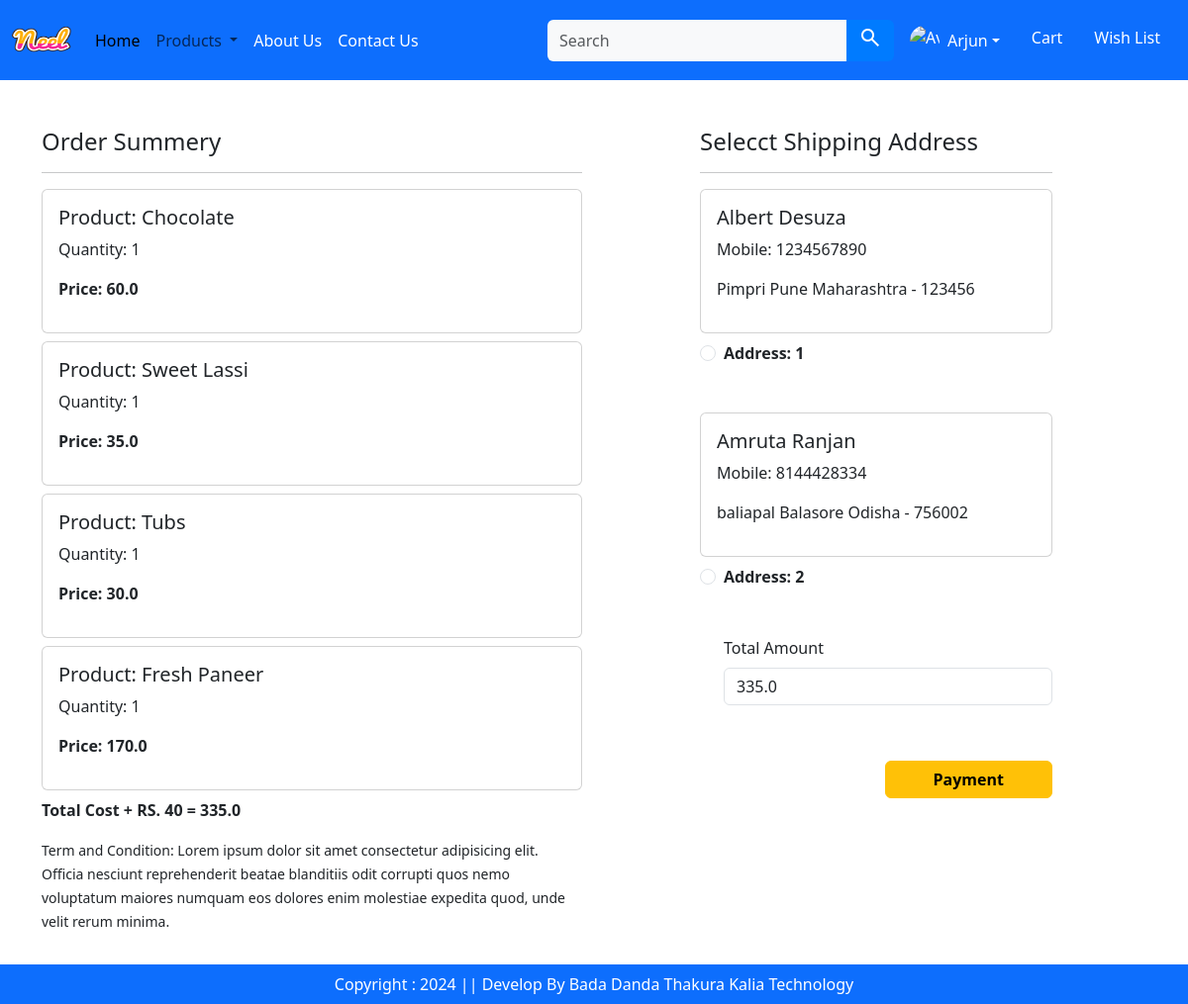
Screenshot of /checkout/ (signed in) with the database file from the repository.
### commapp/models.py (models this page shows, shortened)
class Cart(models.Model):
    user = models.ForeignKey(User, on_delete=models.CASCADE)
    product = models.ForeignKey(Product, on_delete=models.CASCADE)  # Lowercase field name
    quantity = models.PositiveIntegerField(default=1)

class Product(models.Model):
    title = models.CharField(max_length=100)
    selling_price = models.FloatField()
    discounted_price = models.FloatField()
    description = models.TextField()
    composition = models.TextField(default='')
    prodapp = models.TextField(default='')
    category = models.CharField(choices=CATEGORY_CHOICE, max_length=2)  # Correct field type
    product_image = models.ImageField(upload_to='product')

class Customer(models.Model):
    user = models.ForeignKey(User,on_delete=models.CASCADE)
    name = models.CharField(max_length=200)
    locality = models.CharField(max_length=200)
    city = models.CharField(max_length=50)
    mobile = models.IntegerField(default=0)
    zipcode = models.IntegerField()
    state = models.CharField(choices=STATE_CHOICES,max_length=100)
    def __str__(self):
        return self.name

### commapp/views.py (the view)
# urls.py: path('checkout/', views.Checkout.as_view(), name='checkout'),
class Checkout(View):
    def get(self, request):
        user = request.user
        add = Customer.objects.filter(user=user)
        cart_items = Cart.objects.filter(user=user)
        famount = sum(p.quantity * p.product.discounted_price for p in cart_items)
        totalamount = famount + 40  # Add shipping charges
        razoramount = int(totalamount * 100)  # Convert to paise for Razorpay
        client = razorpay.Client(auth=(settings.RAZOR_KEY_ID, settings.RAZOR_KEY_SECRET))
        try:
            data = {"amount": razoramount, "currency": "INR", "receipt": "order_rcptid_12"}
            payment_response = client.order.create(data=data)
            order_id = payment_response.get("id")
            context = {
                "add": add,
                "cart_items": cart_items,
                "totalamount": totalamount,
                "razoramount": razoramount,
                "order_id": order_id,
            }
            print(context,"context")
            return render(request, "checkout.html", context)
        except BadRequestError as e:
            return render(request, "error.html", {"message": f"Razorpay Error: {str(e)}"})
        except Exception as e:
            return render(request, "error.html", {"message": f"An unexpected error occurred: {str(e)}"})

### commapp/templates/checkout.html (shortened to what this page needs)
{% extends "base.html" %}
{% load static %}
{% block main-content %}
<div class="container">
    <div class="row mt-5">
        <div class="col-sm-6">
            <h4>Order Summery</h4>
            <hr>
            {% for item in cart_items %}
                <div class="card mb-2">
                    <div class="card-body">
                        <h5>Product: {{item.product.title}}</h5>
                        <p>Quantity: {{item.quantity}}</p>
                        <p class="fw-bold">Price: {{item.product.discounted_price}}</p>
                    </div>
                </div>
            {% endfor %}
            <p class="fw-bold">Total Cost + RS. 40 = {{totalamount}}</p>
            <small>Term and Condition: Lorem ipsum dolor sit amet consectetur adipisicing elit. Officia nesciunt reprehenderit beatae blanditiis odit corrupti quos nemo voluptatum maiores numquam eos dolores enim molestiae expedita quod, unde velit rerum minima.</small>
        </div>
        <div class="col-sm-4 offset-sm-1">
            <h4>Selecct Shipping Address</h4>
            <hr>
            <form action="" method="post" id="myform">
                {% for ad in add %}
                    <div class="card">
                        <div class="card-body">
                            <h5>{{ad.name}}</h5>
                            <p>Mobile: {{ad.mobile}}</p>
                            <p>{{ad.locality}} {{ad.city}} {{ad.state}} - {{ad.zipcode}}</p>
                        </div>
                    </div>
                    <div class="form-check mt-2 mb-5">
                    <input type="radio" class="form-check-input" name="custid" id="custadd{{forloop.counter}}" value="{{ad.id}}">
                    <label for="custadd{{forloop.counter}}" class="form-check-label fw-bold">Address: {{forloop.counter}}</label>
                    </div>
                {% endfor %}
                <div class="form-check mb-3">
                    <label for="totalamount" class="form-label">Total Amount</label>
                    <input type="number" class="form-control" name="totalamount" value="{{totalamount}}" readonly>
                </div>
                <div class="text-end">
                    <br>
                    <button id="rzp-button1" type="submit" class="btn btn-warning mt-3 px-5 fw-bold">Payment</button>
                </div>
            </form>
        </div>
    </div>
</div>
<br><br>
{% endblock main-content %}

### rows the page displays
Cart: product "Chocolate", quantity "1", product.discounted_price "60.0"
Cart: product "Sweet Lassi", quantity "1", product.discounted_price "35.0"
Cart: product "Tubs", quantity "1", product.discounted_price "30.0"
Cart: product "Fresh Paneer", quantity "1", product.discounted_price "170.0"
Customer: name "Albert Desuza", mobile "1234567890", locality "Pimpri", city "Pune", state "Maharashtra", zipcode "123456"
Customer: name "Amruta Ranjan", mobile "8144428334", locality "baliapal", city "Balasore", state "Odisha", zipcode "756002"

### other values shown
{{ totalamount }} "335.0"
